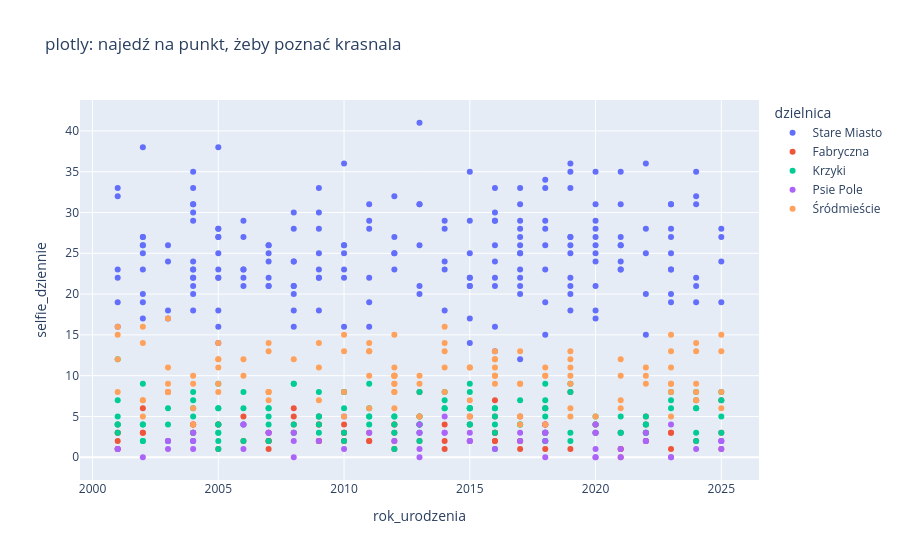

The code cell stored with this chart in its notebook:
### Code cell
import plotly.express as px

px.scatter(krasnale, x="rok_urodzenia", y="selfie_dziennie", color="dzielnica",
           hover_name="imie", title="plotly: najedź na punkt, żeby poznać krasnala")

### Figure 1 — Plotly figure (JSON) as saved in the notebook; plotly's stock layout.template omitted (floating-point values rounded to 4 significant figures; data arrays with more than 128 entries replaced by an {"elided": "..."} marker saying what was removed)
{"data": [{"hovertemplate": "<b>%{hovertext}</b><br><br>dzielnica=Stare Miasto<br>rok_urodzenia=%{x}<br>selfie_dziennie=%{y}<extra></extra>", "hovertext": {"elided": "199 str values"}, "legendgroup": "Stare Miasto", "marker": {"color": "#636efa", "symbol": "circle"}, "mode": "markers", "name": "Stare Miasto", "orientation": "v", "showlegend": true, "type": "scatter", "x": {"elided": "199 int values"}, "xaxis": "x", "y": {"elided": "199 int values"}, "yaxis": "y"}, {"hovertemplate": "<b>%{hovertext}</b><br><br>dzielnica=Fabryczna<br>rok_urodzenia=%{x}<br>selfie_dziennie=%{y}<extra></extra>", "hovertext": ["Gradientątko", "Tensorik", "Sigmątko", "Bugątko", "Sigmątko", "Bajtik", "Kebabątko", "Bajtątko", "Pikseleusz", "Bajtątko", "Pikseluś", "Tramwajeusz", "Pierogeusz", "Pikselek", "Bugulek", "Bugątko", "Bajtulek", "Sigmik", "Pikselątko", "Wektoreusz", "Tramwajątko", "Tramwajeusz", "Pierogulek", "Tramwajik", "Sigmek", "Gradientek", "Bajtik", "Bugeusz", "Pikseleusz", "Pikselik", "Bajtik", "Sigmulek", "Sigmuś", "Gradientątko", "Bugeusz", "Sigmek", "Gradienteusz", "Bugik", "Wektorątko", "Gradientek", "Kebabuś", "Bugeusz", "Bajtątko", "Kebabeusz", "Gradientuś", "Sigmuś", "Kebabulek", "Tramwajeusz", "Buguś", "Gradientek", "Tramwajulek", "Bugulek", "Pikselątko", "Pierogik", "Pikselątko", "Wektorek", "Bugeusz", "Gradientek", "Pierogek", "Gradientątko", "Gradientik", "Tensoreusz", "Pierogątko", "Tramwajek", "Bugik", "Sigmuś", "Tensorulek", "Bajtek", "Bugeusz", "Sigmek", "Pierogeusz", "Gradientuś", "Tensoruś", "Pierogeusz", "Gradienteusz", "Pikselik", "Wektoreusz", "Kebabek", "Pierogeusz", "Pikseleusz", "Pikseluś", "Tensorątko", "Bugulek", "Kebabuś", "Bugek", "Gradientuś", "Kebabuś", "Pierogątko", "Pieroguś", "Pierogeusz", "Kebabek", "Tensoreusz", "Bugulek", "Pierogek", "Gradientik", "Pikselulek", "Tensorulek"], "legendgroup": "Fabryczna", "marker": {"color": "#EF553B", "symbol": "circle"}, "mode": "markers", "name": "Fabryczna", "orientation": "v", "showlegend": true, "type": "scatter", "x": [2017, 2016, 2012, 2013, 2001, 2009, 2020, 2019, 2002, 2012, 2015, 2025, 2018, 2018, 2004, 2010, 2002, 2023, 2016, 2009, 2007, 2013, 2009, 2022, 2024, 2021, 2019, 2007, 2021, 2001, 2007, 2013, 2012, 2010, 2022, 2014, 2025, 2009, 2004, 2010, 2015, 2016, 2001, 2007, 2016, 2012, 2007, 2018, 2004, 2008, 2010, 2012, 2011, 2022, 2022, 2001, 2022, 2010, 2006, 2021, 2017, 2005, 2015, 2018, 2013, 2008, 2007, 2008, 2018, 2021, 2023, 2020, 2009, 2011, 2010, 2017, 2006, 2014, 2018, 2016, 2001, 2008, 2009, 2002, 2004, 2011, 2005, 2016, 2014, 2003, 2025, 2016, 2005, 2020, 2001, 2023, 2017], "xaxis": "x", "y": [2, 5, 3, 2, 1, 2, 4, 1, 6, 4, 2, 7, 3, 6, 4, 2, 3, 3, 3, 2, 3, 4, 2, 2, 2, 1, 8, 2, 0, 4, 1, 5, 1, 3, 4, 2, 3, 4, 3, 3, 5, 2, 2, 2, 2, 4, 2, 3, 4, 3, 2, 2, 2, 3, 5, 3, 2, 3, 2, 3, 1, 4, 4, 1, 8, 4, 3, 5, 4, 1, 1, 4, 5, 2, 4, 5, 5, 1, 4, 7, 1, 6, 4, 3, 3, 3, 4, 3, 4, 8, 1, 3, 1, 3, 3, 3, 2], "yaxis": "y"}, {"hovertemplate": "<b>%{hovertext}</b><br><br>dzielnica=Krzyki<br>rok_urodzenia=%{x}<br>selfie_dziennie=%{y}<extra></extra>", "hovertext": ["Kebabik", "Pierogulek", "Bajtątko", "Pierogeusz", "Gradientulek", "Pikselątko", "Sigmątko", "Sigmątko", "Tensorątko", "Bajteusz", "Bajtątko", "Bajtik", "Wektorek", "Wektoreusz", "Wektorik", "Pierogulek", "Kebabeusz", "Tramwajeusz", "Sigmik", "Sigmik", "Kebabeusz", "Sigmątko", "Bugątko", "Wektoreusz", "Pikselątko", "Pierogulek", "Wektorek", "Gradienteusz", "Bajtik", "Tensorulek", "Gradientek", "Tramwajek", "Wektoreusz", "Gradienteusz", "Kebabeusz", "Pikselik", "Sigmulek", "Tensorulek", "Tensorątko", "Pieroguś", "Tensoruś", "Pikseluś", "Gradientątko", "Sigmątko", "Pikselek", "Tensorek", "Pierogek", "Tramwajik", "Kebabik", "Buguś", "Tensorulek", "Bugeusz", "Tramwajik", "Tensorek", "Sigmątko", "Tramwajik", "Bajtik", "Pikselulek", "Pierogątko", "Wektorulek", "Tensorik", "Wektoreusz", "Gradientątko", "Tensorik", "Kebabulek", "Pikseleusz", "Bugulek", "Sigmątko", "Bugek", "Pikseleusz", "Wektoreusz", "Bajtik", "Sigmulek", "Pikseluś", "Kebabątko", "Gradientątko", "Bajtuś", "Bajtulek", "Sigmik", "Bugeusz", "Tensoruś", "Tensorątko", "Gradientuś", "Kebabek", "Buguś", "Bajtik", "Tramwajik", "Bajtuś", "Pikseleusz", "Tensorątko", "Sigmątko", "Pikselulek", "Gradienteusz", "Wektorik", "Tensoruś", "Bajtik", "Bugątko", "Sigmątko", "Pierogulek", "Sigmik", "Tramwajek", "Kebabulek", "Gradientek", "Kebabuś", "Pikselulek", "Sigmulek", "Wektorik", "Sigmeusz", "Bugeusz", "Wektorątko", "Bajtek", "Bajtik", "Pieroguś", "Pikselik", "Tensorątko", "Pieroguś", "Gradientątko", "Tramwajek", "Sigmulek", "Sigmuś", "Tensoruś", "Sigmeusz", "Pikselątko", "Bajtik", "Tensorek", "Pierogulek", "Buguś"], "legendgroup": "Krzyki", "marker": {"color": "#00cc96", "symbol": "circle"}, "mode": "markers", "name": "Krzyki", "orientation": "v", "showlegend": true, "type": "scatter", "x": [2006, 2025, 2011, 2002, 2008, 2003, 2008, 2005, 2009, 2022, 2001, 2005, 2013, 2012, 2023, 2012, 2005, 2009, 2016, 2014, 2018, 2010, 2013, 2004, 2004, 2012, 2025, 2005, 2013, 2001, 2016, 2004, 2021, 2004, 2017, 2022, 2010, 2013, 2012, 2010, 2001, 2004, 2015, 2003, 2018, 2001, 2015, 2018, 2002, 2015, 2001, 2016, 2005, 2010, 2023, 2018, 2009, 2004, 2015, 2025, 2009, 2018, 2006, 2006, 2002, 2003, 2023, 2022, 2020, 2017, 2016, 2021, 2024, 2015, 2018, 2005, 2024, 2007, 2005, 2002, 2018, 2011, 2022, 2009, 2021, 2025, 2014, 2006, 2011, 2020, 2017, 2012, 2007, 2019, 2019, 2008, 2014, 2010, 2014, 2013, 2011, 2015, 2018, 2007, 2019, 2011, 2013, 2005, 2024, 2015, 2007, 2024, 2019, 2008, 2001, 2024, 2022, 2007, 2024, 2016, 2016, 2013, 2002, 2005, 2015, 2018, 2020], "xaxis": "x", "y": [2, 7, 5, 4, 3, 4, 9, 4, 5, 4, 4, 6, 4, 4, 8, 3, 3, 3, 3, 6, 6, 8, 3, 5, 8, 5, 3, 6, 5, 4, 6, 2, 5, 3, 4, 5, 6, 4, 1, 8, 3, 6, 6, 2, 3, 7, 6, 7, 9, 4, 5, 4, 9, 2, 6, 3, 5, 7, 8, 8, 4, 5, 4, 6, 2, 6, 7, 3, 5, 4, 1, 3, 3, 4, 6, 4, 7, 5, 2, 2, 9, 9, 3, 8, 3, 5, 7, 8, 6, 4, 7, 5, 6, 9, 3, 9, 8, 3, 6, 4, 5, 6, 2, 2, 8, 4, 2, 3, 2, 6, 6, 8, 2, 4, 12, 6, 4, 4, 6, 5, 6, 8, 4, 1, 9, 2, 3], "yaxis": "y"}, {"hovertemplate": "<b>%{hovertext}</b><br><br>dzielnica=Psie Pole<br>rok_urodzenia=%{x}<br>selfie_dziennie=%{y}<extra></extra>", "hovertext": ["Pikselik", "Tensorątko", "Pierogeusz", "Bugek", "Tramwajątko", "Gradienteusz", "Kebabeusz", "Wektorątko", "Sigmulek", "Sigmuś", "Tensorik", "Bajtuś", "Bugątko", "Tensorątko", "Sigmik", "Kebabik", "Tramwajątko", "Gradientątko", "Pikselątko", "Pierogulek", "Pikseluś", "Bugulek", "Bugik", "Bugik", "Pikselik", "Bugek", "Gradientulek", "Pikselulek", "Kebabik", "Pierogątko", "Kebabątko", "Bajtik", "Tramwajeusz", "Gradientątko", "Wektoruś", "Tramwajek", "Tensoruś", "Kebabek", "Tramwajek", "Bugek", "Kebabuś", "Sigmek", "Wektorek", "Tensorik", "Tramwajek", "Pikseleusz", "Tramwajik", "Kebabątko", "Bugulek", "Wektoruś", "Buguś", "Tramwajątko", "Bugeusz", "Sigmeusz", "Bugik", "Pikseleusz", "Tramwajątko", "Bajtek", "Sigmik", "Kebabuś", "Bugulek"], "legendgroup": "Psie Pole", "marker": {"color": "#ab63fa", "symbol": "circle"}, "mode": "markers", "name": "Psie Pole", "orientation": "v", "showlegend": true, "type": "scatter", "x": [2018, 2025, 2025, 2013, 2006, 2010, 2008, 2004, 2021, 2001, 2025, 2015, 2009, 2018, 2020, 2022, 2017, 2015, 2007, 2018, 2020, 2023, 2013, 2020, 2006, 2004, 2014, 2001, 2006, 2008, 2025, 2013, 2003, 2018, 2022, 2018, 2008, 2024, 2003, 2014, 2015, 2011, 2004, 2013, 2002, 2023, 2013, 2016, 2020, 2014, 2007, 2012, 2023, 2022, 2017, 2003, 2020, 2020, 2021, 2010, 2004], "xaxis": "x", "y": [3, 2, 1, 4, 1, 1, 2, 1, 0, 1, 2, 2, 2, 0, 0, 2, 3, 2, 3, 2, 4, 4, 1, 3, 4, 3, 5, 1, 4, 3, 2, 0, 2, 4, 2, 3, 0, 1, 2, 3, 3, 3, 2, 3, 0, 0, 3, 1, 3, 3, 3, 2, 0, 3, 2, 1, 1, 0, 1, 5, 2], "yaxis": "y"}, {"hovertemplate": "<b>%{hovertext}</b><br><br>dzielnica=Śródmieście<br>rok_urodzenia=%{x}<br>selfie_dziennie=%{y}<extra></extra>", "hovertext": ["Wektoreusz", "Gradienteusz", "Tramwajek", "Kebabik", "Gradientik", "Wektoreusz", "Kebabuś", "Gradienteusz", "Pierogek", "Gradientik", "Bugulek", "Sigmulek", "Wektoreusz", "Bajtek", "Wektorątko", "Bugik", "Pikselulek", "Bugik", "Kebabik", "Wektorątko", "Bugik", "Sigmek", "Tramwajątko", "Kebabik", "Tramwajątko", "Bajtuś", "Kebabulek", "Gradientuś", "Pierogątko", "Wektorątko", "Tensoreusz", "Tramwajik", "Bajtulek", "Tramwajeusz", "Tramwajeusz", "Sigmątko", "Kebabik", "Sigmuś", "Tramwajulek", "Bugulek", "Bajtek", "Bugik", "Pieroguś", "Gradientątko", "Wektorulek", "Gradientik", "Pierogek", "Pierogik", "Wektorik", "Pieroguś", "Pieroguś", "Pierogulek", "Bajtulek", "Sigmuś", "Kebabulek", "Sigmulek", "Bajtulek", "Bugulek", "Tramwajik", "Gradientulek", "Sigmątko", "Kebabulek", "Kebabulek", "Sigmulek", "Gradientik", "Pikseleusz", "Sigmeusz", "Bugik", "Bugeusz", "Tramwajątko", "Gradientik", "Kebabeusz", "Tramwajeusz", "Sigmuś", "Wektoruś", "Gradientulek", "Wektorik", "Sigmeusz", "Bugątko", "Pikselik", "Gradientik", "Kebabek", "Kebabik", "Bugeusz", "Gradientątko", "Pierogątko", "Pierogek", "Tramwajulek", "Gradientek", "Bajtek", "Bugik", "Sigmek", "Buguś", "Kebabik", "Gradientulek", "Bugulek", "Tramwajulek", "Bajtek", "Bugeusz", "Wektorulek", "Kebabeusz", "Pierogulek", "Bajteusz", "Sigmątko", "Wektoreusz", "Kebabątko", "Bugulek", "Tensoreusz", "Sigmek", "Kebabuś", "Tramwajuś", "Bajtik", "Kebabik", "Wektorątko", "Pierogątko", "Wektorek"], "legendgroup": "Śródmieście", "marker": {"color": "#FFA15A", "symbol": "circle"}, "mode": "markers", "name": "Śródmieście", "orientation": "v", "showlegend": true, "type": "scatter", "x": [2023, 2017, 2007, 2010, 2015, 2010, 2015, 2002, 2001, 2001, 2007, 2016, 2016, 2007, 2024, 2011, 2017, 2024, 2019, 2012, 2003, 2023, 2019, 2005, 2018, 2011, 2013, 2004, 2012, 2024, 2003, 2024, 2014, 2019, 2023, 2012, 2019, 2013, 2023, 2010, 2021, 2002, 2012, 2016, 2018, 2009, 2009, 2004, 2012, 2005, 2014, 2010, 2016, 2007, 2008, 2002, 2019, 2014, 2025, 2023, 2025, 2002, 2018, 2025, 2003, 2006, 2020, 2018, 2003, 2021, 2016, 2011, 2024, 2021, 2007, 2012, 2019, 2017, 2001, 2021, 2014, 2023, 2024, 2012, 2012, 2014, 2022, 2005, 2022, 2003, 2012, 2015, 2012, 2017, 2002, 2017, 2006, 2001, 2004, 2005, 2022, 2016, 2012, 2013, 2005, 2015, 2023, 2019, 2004, 2005, 2011, 2025, 2009, 2007, 2016, 2011], "xaxis": "x", "y": [5, 4, 8, 5, 7, 15, 5, 16, 16, 15, 7, 12, 10, 14, 7, 13, 5, 13, 12, 10, 17, 9, 10, 9, 10, 10, 9, 6, 10, 8, 8, 9, 11, 6, 8, 6, 9, 5, 13, 13, 6, 7, 9, 13, 11, 14, 7, 4, 15, 12, 13, 8, 11, 8, 12, 7, 13, 14, 15, 15, 8, 14, 4, 13, 8, 10, 5, 10, 9, 12, 10, 6, 7, 7, 13, 11, 5, 13, 12, 10, 8, 9, 14, 8, 10, 16, 10, 8, 9, 11, 8, 11, 10, 9, 5, 9, 12, 8, 10, 11, 11, 12, 9, 10, 12, 11, 11, 11, 9, 14, 13, 6, 11, 8, 9, 14], "yaxis": "y"}], "layout": {"legend": {"title": {"text": "dzielnica"}, "tracegroupgap": 0}, "title": {"text": "plotly: najedź na punkt, żeby poznać krasnala"}, "xaxis": {"anchor": "y", "domain": [0, 1], "title": {"text": "rok_urodzenia"}}, "yaxis": {"anchor": "x", "domain": [0, 1], "title": {"text": "selfie_dziennie"}}}}
